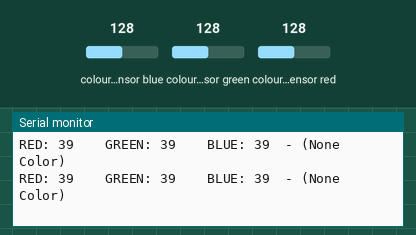
Bench run of a program on a simulated Arduino Uno, built with avr-gcc and run on an emulated ATmega328P. Shown: the last lines printed to the serial monitor. Wiring (inferred from the names in the program): TCS3200 colour sensor: output pin 12; S2 pin 10; S3 pin 11; S0 pin 8; S1 pin 9. Inputs (shaded band) come from the test bench; at power-on: colour sensor blue 128, colour sensor green 128, colour sensor red 128.

Above: at 1.2 s.
1.3 s: colour sensor blue set to 191
At 1.71 s:
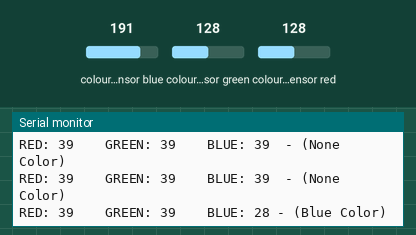
3.6 s: colour sensor green set to 250
At 3.82 s:
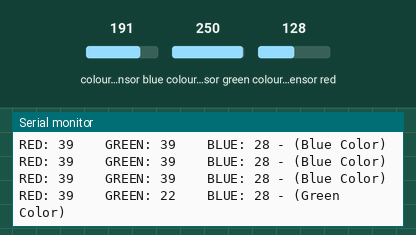
5.7 s: colour sensor red set to 5
At 5.92 s:
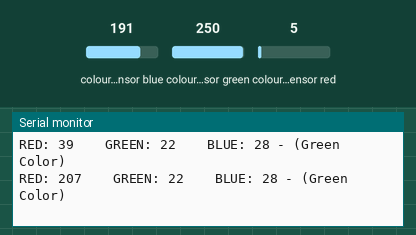

The program:

main.cpp
```cpp
#include <Arduino.h>

#define s0 8 //Module pins wiring
#define s1 9
#define s2 10
#define s3 11
#define out 12
// LED pins connected to Arduino

int red = 0;
int green = 0;
int blue = 0;
int umbralColorMax = 120;

void setup()
{
    Serial.begin(9600);
    pinMode(s0, OUTPUT);
    pinMode(s1, OUTPUT);
    pinMode(s2, OUTPUT);
    pinMode(s3, OUTPUT);
    pinMode(out, INPUT);

    digitalWrite(s0, HIGH);
    digitalWrite(s1, HIGH);
}

void color()
{
    digitalWrite(s2, LOW);
    digitalWrite(s3, LOW);
    //count OUT, pRed, RED
    red = pulseIn(out, digitalRead(out) == HIGH ? LOW : HIGH);
    digitalWrite(s3, HIGH);
    //count OUT, pBLUE, BLUE
    blue = pulseIn(out, digitalRead(out) == HIGH ? LOW : HIGH);
    digitalWrite(s2, HIGH);
    //count OUT, pGreen, GREEN
    green = pulseIn(out, digitalRead(out) == HIGH ? LOW : HIGH);
}

//en valor mas bajo es el color que está leyendo
void colorPrint(int red, int green, int blue)
{
    if (red < blue && red < green && red < umbralColorMax)
    {
        Serial.println(" - (Red Color)");
    }

    else if (blue < red && blue < green && blue < umbralColorMax)
    {
        Serial.println(" - (Blue Color)");
    }

    else if (green < red && green < blue && green < umbralColorMax)
    {
        Serial.println(" - (Green Color)");
    }
    else
    {
        Serial.println("  - (None Color)");
    }
}

void loop()
{
    color();
    Serial.print("RED: ");
    Serial.print(red, DEC);
    Serial.print("    GREEN: ");
    Serial.print(green, DEC);
    Serial.print("    BLUE: ");
    Serial.print(blue, DEC);
    colorPrint(red,green,blue);
    delay(300);
}
```

Measured:
- after the input at 1.3 s, the serial monitor: prints a new line after 0.21 s (image 1)
- after the input at 3.6 s, the serial monitor: prints a new line at once (image 2)
- after the input at 5.7 s, the serial monitor: prints a new line at once (image 3)
